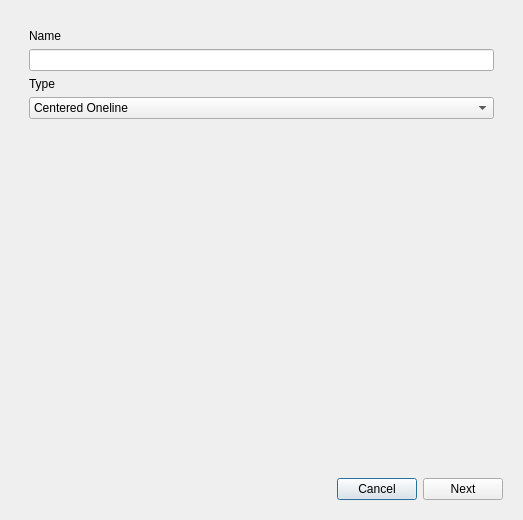
<?xml version="1.0" encoding="UTF-8"?>
<ui version="4.0">
 <class>DashboardItemFormDialog</class>
 <widget class="QDialog" name="DashboardItemFormDialog">
  <property name="geometry">
   <rect>
    <x>0</x>
    <y>0</y>
    <width>523</width>
    <height>520</height>
   </rect>
  </property>
  <property name="sizePolicy">
   <sizepolicy hsizetype="Preferred" vsizetype="Preferred">
    <horstretch>0</horstretch>
    <verstretch>0</verstretch>
   </sizepolicy>
  </property>
  <property name="windowTitle">
   <string>Dialog</string>
  </property>
  <layout class="QVBoxLayout" name="verticalLayout">
   <item>
    <widget class="QStackedWidget" name="formPageWidget">
     <property name="currentIndex">
      <number>0</number>
     </property>
     <widget class="QWidget" name="main">
      <layout class="QVBoxLayout" name="verticalLayout_2">
       <item>
        <widget class="QWidget" name="widget" native="true">
         <layout class="QVBoxLayout" name="verticalLayout_3">
          <item>
           <widget class="QLabel" name="label">
            <property name="text">
             <string>Name</string>
            </property>
           </widget>
          </item>
          <item>
           <widget class="QLineEdit" name="lineEdit_name">
            <property name="text">
             <string/>
            </property>
           </widget>
          </item>
          <item>
           <widget class="QLabel" name="label_2">
            <property name="text">
             <string>Type</string>
            </property>
           </widget>
          </item>
          <item>
           <widget class="QComboBox" name="comboBox_type">
            <item>
             <property name="text">
              <string>Centered Oneline</string>
             </property>
            </item>
            <item>
             <property name="text">
              <string>MultiLine Text</string>
             </property>
            </item>
            <item>
             <property name="text">
              <string>MultiLine Send</string>
             </property>
            </item>
            <item>
             <property name="text">
              <string>Light</string>
             </property>
            </item>
            <item>
             <property name="text">
              <string>Door</string>
             </property>
            </item>
           </widget>
          </item>
          <item>
           <spacer name="verticalSpacer">
            <property name="orientation">
             <enum>Qt::Vertical</enum>
            </property>
            <property name="sizeHint" stdset="0">
             <size>
              <width>20</width>
              <height>40</height>
             </size>
            </property>
           </spacer>
          </item>
         </layout>
        </widget>
       </item>
      </layout>
     </widget>
     <widget class="QWidget" name="topic_only">
      <layout class="QVBoxLayout" name="verticalLayout_4">
       <item>
        <widget class="QLabel" name="label_3">
         <property name="text">
          <string>Subscribe topic</string>
         </property>
        </widget>
       </item>
       <item>
        <widget class="QLineEdit" name="subscribe_topic"/>
       </item>
       <item>
        <spacer name="verticalSpacer_2">
         <property name="orientation">
          <enum>Qt::Vertical</enum>
         </property>
         <property name="sizeHint" stdset="0">
          <size>
           <width>20</width>
           <height>40</height>
          </size>
         </property>
        </spacer>
       </item>
      </layout>
     </widget>
     <widget class="QWidget" name="onOff">
      <layout class="QVBoxLayout" name="verticalLayout_5">
       <item>
        <widget class="QScrollArea" name="scrollArea">
         <property name="widgetResizable">
          <bool>true</bool>
         </property>
         <widget class="QWidget" name="scrollAreaWidgetContents">
          <property name="geometry">
           <rect>
            <x>0</x>
            <y>0</y>
            <width>165</width>
            <height>584</height>
           </rect>
          </property>
          <layout class="QVBoxLayout" name="verticalLayout_6">
           <item>
            <widget class="QGroupBox" name="groupBox_3">
             <property name="title">
              <string>Type</string>
             </property>
             <layout class="QHBoxLayout" name="horizontalLayout_2">
              <item>
               <widget class="QComboBox" name="comboBox">
                <item>
                 <property name="text">
                  <string>Light</string>
                 </property>
                </item>
                <item>
                 <property name="text">
                  <string>Door</string>
                 </property>
                </item>
                <item>
                 <property name="text">
                  <string>Generic</string>
                 </property>
                </item>
               </widget>
              </item>
             </layout>
            </widget>
           </item>
           <item>
            <widget class="QGroupBox" name="groupBox_2">
             <property name="title">
              <string>Status</string>
             </property>
             <layout class="QVBoxLayout" name="verticalLayout_8">
              <item>
               <widget class="QLabel" name="label_10">
                <property name="text">
                 <string>State Topic</string>
                </property>
               </widget>
              </item>
              <item>
               <widget class="QLineEdit" name="lineEdit"/>
              </item>
              <item>
               <widget class="QLabel" name="label_6">
                <property name="text">
                 <string>Off state message</string>
                </property>
               </widget>
              </item>
              <item>
               <widget class="QLineEdit" name="lineEdit_2"/>
              </item>
              <item>
               <widget class="QLabel" name="label_5">
                <property name="text">
                 <string>On state message</string>
                </property>
               </widget>
              </item>
              <item>
               <widget class="QLineEdit" name="lineEdit_3"/>
              </item>
             </layout>
            </widget>
           </item>
           <item>
            <widget class="QGroupBox" name="groupBox">
             <property name="title">
              <string>Control</string>
             </property>
             <layout class="QVBoxLayout" name="verticalLayout_7">
              <item>
               <widget class="QCheckBox" name="checkBox">
                <property name="text">
                 <string>Controllable</string>
                </property>
               </widget>
              </item>
              <item>
               <widget class="QLabel" name="label_9">
                <property name="text">
                 <string>Control Topic</string>
                </property>
               </widget>
              </item>
              <item>
               <widget class="QLineEdit" name="lineEdit_4"/>
              </item>
              <item>
               <widget class="QLabel" name="label_8">
                <property name="text">
                 <string>Turn off command</string>
                </property>
               </widget>
              </item>
              <item>
               <widget class="QLineEdit" name="lineEdit_5"/>
              </item>
              <item>
               <widget class="QLabel" name="label_7">
                <property name="text">
                 <string>Turn on command</string>
                </property>
               </widget>
              </item>
              <item>
               <widget class="QLineEdit" name="lineEdit_6"/>
              </item>
             </layout>
            </widget>
           </item>
           <item>
            <spacer name="verticalSpacer_3">
             <property name="orientation">
              <enum>Qt::Vertical</enum>
             </property>
             <property name="sizeHint" stdset="0">
              <size>
               <width>20</width>
               <height>40</height>
              </size>
             </property>
            </spacer>
           </item>
          </layout>
         </widget>
        </widget>
       </item>
      </layout>
     </widget>
    </widget>
   </item>
   <item>
    <widget class="QWidget" name="buttons" native="true">
     <layout class="QHBoxLayout" name="horizontalLayout">
      <item>
       <spacer name="horizontalSpacer">
        <property name="orientation">
         <enum>Qt::Horizontal</enum>
        </property>
        <property name="sizeHint" stdset="0">
         <size>
          <width>40</width>
          <height>20</height>
         </size>
        </property>
       </spacer>
      </item>
      <item>
       <widget class="QPushButton" name="pushButton_cancel">
        <property name="text">
         <string>Cancel</string>
        </property>
       </widget>
      </item>
      <item>
       <widget class="QPushButton" name="pushButton_next">
        <property name="text">
         <string>Next</string>
        </property>
       </widget>
      </item>
     </layout>
    </widget>
   </item>
  </layout>
 </widget>
 <resources/>
 <connections/>
</ui>
